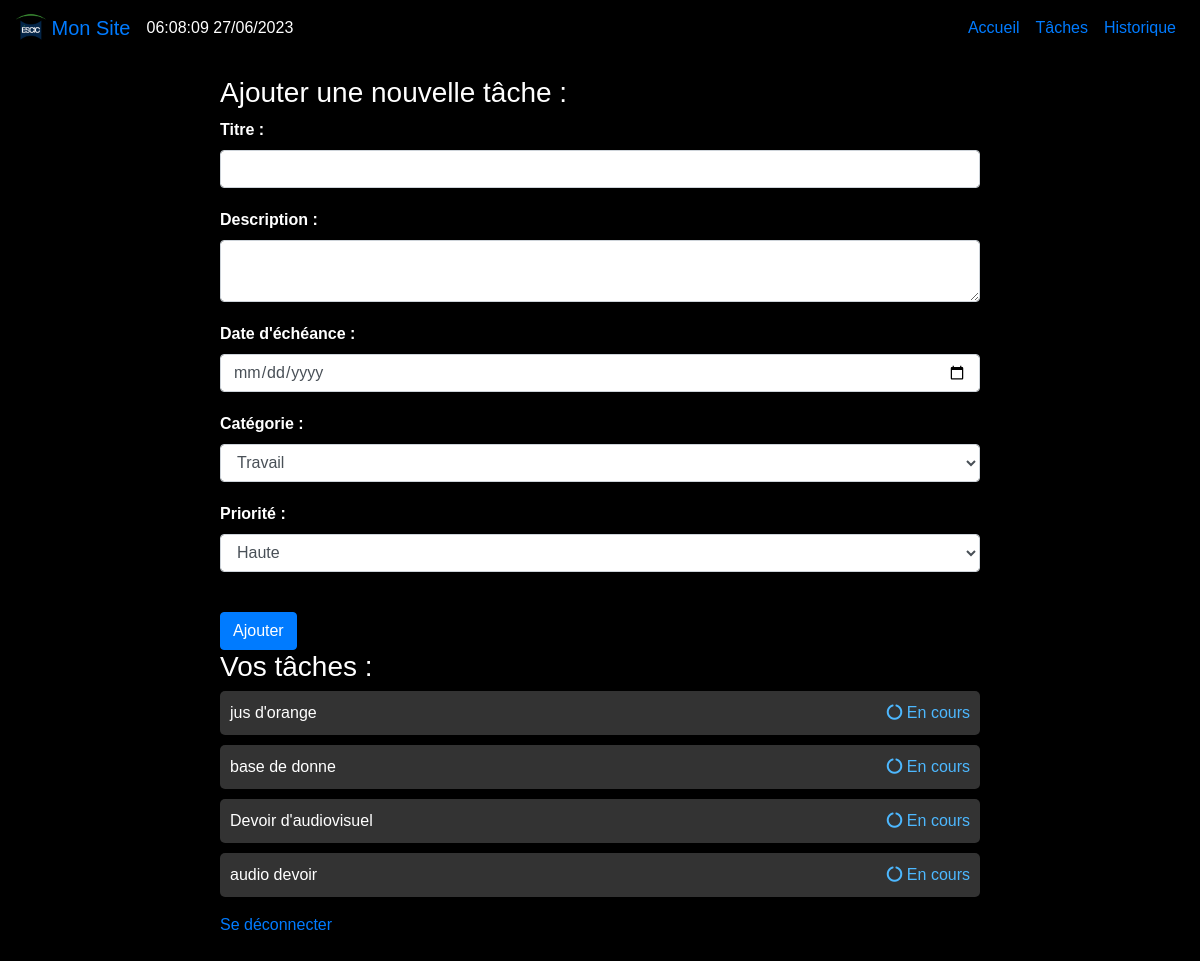
Screenshot of /taches.php (signed in) with the database file from the repository.
### tables this page shows
CREATE TABLE `taches` (
  `id` int(11) NOT NULL,
  `titre` varchar(100) DEFAULT NULL,
  `description` text DEFAULT NULL,
  `date_echeance` date DEFAULT NULL,
  `id_catégorie` int(11) DEFAULT NULL,
  `id_priorité` int(11) DEFAULT NULL,
  `utilisateur_id` int(11) DEFAULT NULL,
  `complétée` tinyint(1) DEFAULT 0
);

### taches.php (the view, shortened to what this page needs)
<?php
$dsn = "mysql:host=localhost;dbname=taches_projet";
$username = "root";
$password = "";
try {
    $connexion = new PDO($dsn, $username, $password);
    $connexion->setAttribute(PDO::ATTR_ERRMODE, PDO::ERRMODE_EXCEPTION);
} catch (PDOException $e) {
    echo "Erreur de connexion à la base de données : " . $e->getMessage();
    exit;
}
$categories = $connexion->query("SELECT * FROM Catégorie")->fetchAll(PDO::FETCH_ASSOC);
$priorites = $connexion->query("SELECT * FROM Priorité")->fetchAll(PDO::FETCH_ASSOC);
?>
<!DOCTYPE html>
<html>
<head>
    <link rel="stylesheet" href="https://stackpath.bootstrapcdn.com/bootstrap/4.5.2/css/bootstrap.min.css">
    <link rel="stylesheet" href="https://cdnjs.cloudflare.com/ajax/libs/font-awesome/5.15.4/css/all.min.css">
</head>
<body>
    <nav class="navbar navbar-expand-lg">
        <a class="navbar-brand" href="index.php">
            <img src="logo.png" width="30" height="30" class="d-inline-block align-top" alt="Logo">
            Mon Site
        </a>
        <div class="navbar-center">
            <span class="clock" id="clock"></span>
            <span class="date" id="date"></span>
        </div>
        <div class="collapse navbar-collapse" id="navbarNav">
            <ul class="navbar-nav ml-auto">
                <li class="nav-item">
                    <a class="nav-link" href="index.php">Accueil</a>
                </li>
                <li class="nav-item">
                    <a class="nav-link" href="taches.php">Tâches</a>
                </li>
                <li class="nav-item">
                    <a class="nav-link" href="historique.php">Historique</a>
                </li>
            </ul>
        </div>
    </nav>
    <div class="container">
        <h3>Ajouter une nouvelle tâche :</h3>
        <form method="POST">
            <div class="form-group">
                <label for="titre">Titre :</label>
                <input type="text" id="titre" name="titre" class="form-control" required>
            </div>
            <div class="form-group">
                <label for="description">Description :</label>
                <textarea id="description" name="description" class="form-control" required></textarea>
            </div>
            <div class="form-group">
                <label for="date_echeance">Date d'échéance :</label>
                <input type="date" id="date_echeance" name="date_echeance" class="form-control" required>
            </div>
            <div class="form-group">
                <label for="id_categorie">Catégorie :</label>
                <select id="id_categorie" name="id_categorie" class="form-control" required>
                    <?php foreach ($categories as $categorie) : ?>
                        <option value="<?php echo $categorie['id']; ?>"><?php echo $categorie['nom']; ?></option>
                    <?php endforeach; ?>
                </select>
            </div>
            <div class="form-group">
                <label for="id_priorite">Priorité :</label>
                <select id="id_priorite" name="id_priorite" class="form-control" required>
                    <?php foreach ($priorites as $priorite) : ?>
                        <option value="<?php echo $priorite['id']; ?>"><?php echo $priorite['nom']; ?></option>
                    <?php endforeach; ?>
                </select>
            </div>
            <button type="submit" class="btn btn-primary">Ajouter</button>
        </form>
        <h3>Vos tâches :</h3>
        <ul class="task-list">
            <?php
            $utilisateur_id = $_SESSION["utilisateur_id"];
            $requete = "SELECT * FROM taches WHERE utilisateur_id = :utilisateur_id";
            $statement = $connexion->prepare($requete);
            $statement->bindParam(":utilisateur_id", $utilisateur_id);
            $statement->execute();
            $taches = $statement->fetchAll(PDO::FETCH_ASSOC);
            foreach ($taches as $tache) :
            ?>
                <li class="task-list-item">
                    <div class="task-title"><?php echo $tache['titre']; ?></div>
                    <div class="task-status"><?php echo $tache['complétée'] ? '<i class="fas fa-check-circle"></i> Terminée' : '<i class="fas fa-circle-notch"></i> En cours'; ?></div>
                </li>
            <?php endforeach; ?>
        </ul>
        <p><a href="logout.php">Se déconnecter</a></p>
    </div>
</body>
</html>

### taches.php (style rules this page uses)
body { background-color: #000; color: #fff; font-family: Arial, sans-serif; }
.container { max-width: 800px; margin: 0 auto; padding: 20px; }
.form-group { margin-bottom: 20px; }
.form-group label { display: block; font-weight: bold; }
.form-control { width: 100%; }
.btn { margin-top: 20px; }
.task-list { list-style: none; padding: 0; }
.task-list-item { display: flex; justify-content: space-between; align-items: center; padding: 10px; margin-bottom: 10px; background-color: rgba(255, 255, 255, 0.2); border-radius: 5px; }
.task-list-item .task-title { flex-grow: 1; margin-right: 10px; }
.task-list-item .task-status { color: #4db8ff; }

### rows the page displays
taches: titre "jus d'orange", complétée 0 (drawn)
taches: titre "base de donne", complétée 0 (drawn)
taches: titre "Devoir d'audiovisuel", complétée 0 (drawn)
taches: titre "audio devoir", complétée 0 (drawn)

### other values shown
form field id_categorie "Travail"
form field id_priorite "Haute"
